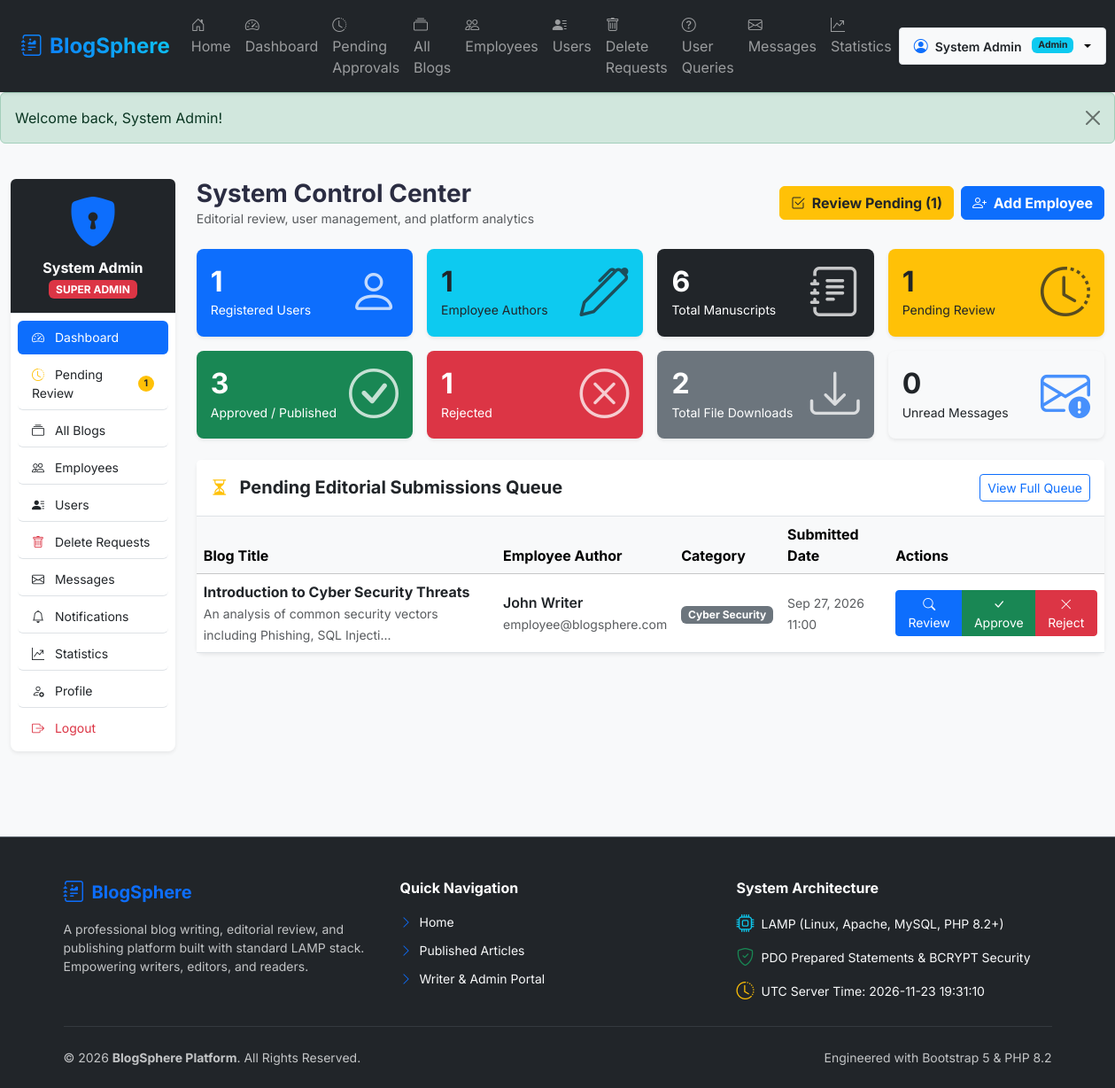
Page /admin/dashboard.php (signed in) on the committed database.
### tables this page shows
CREATE TABLE `blogs` (
  `id` INT AUTO_INCREMENT PRIMARY KEY,
  `employee_id` INT NOT NULL,
  `category_id` INT DEFAULT NULL,
  `title` VARCHAR(255) NOT NULL,
  `slug` VARCHAR(255) UNIQUE,
  `short_description` TEXT,
  `meta_title` VARCHAR(255) DEFAULT NULL,
  `meta_description` VARCHAR(500) DEFAULT NULL,
  `meta_keywords` VARCHAR(255) DEFAULT NULL,
  `canonical_url` VARCHAR(255) DEFAULT NULL,
  `content` LONGTEXT NOT NULL,
  `content_type` ENUM('text','html') DEFAULT 'text',
  `featured_image` VARCHAR(255) DEFAULT NULL,
  `downloadable_file` VARCHAR(255) DEFAULT NULL,
  `status` ENUM('draft', 'pending', 'approved', 'rejected') DEFAULT 'draft',
  `rejection_reason` TEXT DEFAULT NULL,
  `submitted_at` DATETIME DEFAULT NULL,
  `reviewed_at` DATETIME DEFAULT NULL,
  `reviewed_by` INT DEFAULT NULL,
  `created_at` TIMESTAMP DEFAULT CURRENT_TIMESTAMP,
  `updated_at` TIMESTAMP DEFAULT CURRENT_TIMESTAMP ON UPDATE CURRENT_TIMESTAMP,
  FOREIGN KEY (`employee_id`) REFERENCES `users`(`id`) ON DELETE CASCADE,
  FOREIGN KEY (`category_id`) REFERENCES `categories`(`id`) ON DELETE SET NULL,
  FOREIGN KEY (`reviewed_by`) REFERENCES `users`(`id`) ON DELETE SET NULL
);

CREATE TABLE `users` (
  `id` INT AUTO_INCREMENT PRIMARY KEY,
  `username` VARCHAR(100) UNIQUE NOT NULL,
  `name` VARCHAR(100) NOT NULL,
  `email` VARCHAR(150) UNIQUE NOT NULL,
  `password` VARCHAR(255) NOT NULL,
  `role` ENUM('admin','employee','user') NOT NULL DEFAULT 'user',
  `profile_image` VARCHAR(255) DEFAULT NULL,
  `status` ENUM('active','inactive','blocked') DEFAULT 'active',
  `created_at` TIMESTAMP DEFAULT CURRENT_TIMESTAMP
);

CREATE TABLE `categories` (
  `id` INT AUTO_INCREMENT PRIMARY KEY,
  `name` VARCHAR(100) NOT NULL,
  `description` TEXT,
  `created_at` TIMESTAMP DEFAULT CURRENT_TIMESTAMP
);

### admin/dashboard.php (the view, shortened to what the rows shown need)
<?php
$pdo = getDBConnection();
$totalUsers = (int)$pdo->query("SELECT COUNT(*) FROM users WHERE role = 'user'")->fetchColumn();
$totalEmployees = (int)$pdo->query("SELECT COUNT(*) FROM users WHERE role = 'employee'")->fetchColumn();
$totalBlogs = (int)$pdo->query("SELECT COUNT(*) FROM blogs")->fetchColumn();
$pendingBlogsCount = (int)$pdo->query("SELECT COUNT(*) FROM blogs WHERE status = 'pending'")->fetchColumn();
$approvedBlogsCount = (int)$pdo->query("SELECT COUNT(*) FROM blogs WHERE status = 'approved'")->fetchColumn();
$rejectedBlogsCount = (int)$pdo->query("SELECT COUNT(*) FROM blogs WHERE status = 'rejected'")->fetchColumn();
$totalDownloads = (int)$pdo->query("SELECT COUNT(*) FROM blog_downloads")->fetchColumn();
$stmtPending = $pdo->query("
    SELECT b.*, c.name AS category_name, u.name AS employee_name, u.email AS employee_email
    FROM blogs b
    LEFT JOIN categories c ON b.category_id = c.id
    LEFT JOIN users u ON b.employee_id = u.id
    WHERE b.status = 'pending'
    ORDER BY b.submitted_at ASC
    LIMIT 6
");
$pendingBlogs = $stmtPending->fetchAll();
include __DIR__ . '/../includes/header.php';
?>
<div class="container-fluid py-4">
    <div class="row">
        <div class="col-lg-10 col-md-9">
            <div class="row g-3 mb-4">
                <div class="col-6 col-md-3 col-xl-3">
                    <a href="<?= BASE_URL ?>admin/users.php" class="stat-card-link h-100">
                        <div class="card border-0 shadow-sm bg-primary text-white p-3 rounded-3 h-100">
                            <div class="d-flex justify-content-between align-items-center">
                                <div>
                                    <h2 class="fw-bold mb-0 text-white"><?= $totalUsers ?></h2>
                                </div>
                            </div>
                        </div>
                    </a>
                </div>
                <div class="col-6 col-md-3 col-xl-3">
                    <a href="<?= BASE_URL ?>admin/employees.php" class="stat-card-link h-100">
                        <div class="card border-0 shadow-sm bg-info text-dark p-3 rounded-3 h-100">
                            <div class="d-flex justify-content-between align-items-center">
                                <div>
                                    <h2 class="fw-bold mb-0 text-dark"><?= $totalEmployees ?></h2>
                                </div>
                            </div>
                        </div>
                    </a>
                </div>
                <div class="col-6 col-md-3 col-xl-3">
                    <a href="<?= BASE_URL ?>admin/blogs.php" class="stat-card-link h-100">
                        <div class="card border-0 shadow-sm bg-dark text-white p-3 rounded-3 h-100">
                            <div class="d-flex justify-content-between align-items-center">
                                <div>
                                    <h2 class="fw-bold mb-0 text-white"><?= $totalBlogs ?></h2>
                                </div>
                            </div>
                        </div>
                    </a>
                </div>
                <div class="col-6 col-md-3 col-xl-3">
                    <a href="<?= BASE_URL ?>admin/pending_blogs.php" class="stat-card-link h-100">
                        <div class="card border-0 shadow-sm bg-warning text-dark p-3 rounded-3 h-100">
                            <div class="d-flex justify-content-between align-items-center">
                                <div>
                                    <h2 class="fw-bold mb-0 text-dark"><?= $pendingBlogsCount ?></h2>
                                </div>
                            </div>
                        </div>
                    </a>
                </div>
                <div class="col-6 col-md-3 col-xl-3">
                    <a href="<?= BASE_URL ?>admin/blogs.php?status=approved" class="stat-card-link h-100">
                        <div class="card border-0 shadow-sm bg-success text-white p-3 rounded-3 h-100">
                            <div class="d-flex justify-content-between align-items-center">
                                <div>
                                    <h2 class="fw-bold mb-0 text-white"><?= $approvedBlogsCount ?></h2>
                                </div>
                            </div>
                        </div>
                    </a>
                </div>
                <div class="col-6 col-md-3 col-xl-3">
                    <a href="<?= BASE_URL ?>admin/blogs.php?status=rejected" class="stat-card-link h-100">
                        <div class="card border-0 shadow-sm bg-danger text-white p-3 rounded-3 h-100">
                            <div class="d-flex justify-content-between align-items-center">
                                <div>
                                    <h2 class="fw-bold mb-0 text-white"><?= $rejectedBlogsCount ?></h2>
                                </div>
                            </div>
                        </div>
                    </a>
                </div>
                <div class="col-6 col-md-3 col-xl-3">
                    <a href="<?= BASE_URL ?>admin/statistics.php" class="stat-card-link h-100">
                        <div class="card border-0 shadow-sm bg-secondary text-white p-3 rounded-3 h-100">
                            <div class="d-flex justify-content-between align-items-center">
                                <div>
                                    <h2 class="fw-bold mb-0 text-white"><?= $totalDownloads ?></h2>
                                </div>
                            </div>
                        </div>
                    </a>
                </div>
                <div class="col-6 col-md-3 col-xl-3">
                    <a href="<?= BASE_URL ?>admin/messages.php" class="stat-card-link h-100">
                        <div class="card border-0 shadow-sm bg-light text-dark p-3 rounded-3 border h-100">
                            <div class="d-flex justify-content-between align-items-center">
                                <div>
                                    <h2 class="fw-bold mb-0 text-dark"><?= $unreadMessages ?></h2>
                                </div>
                            </div>
                        </div>
                    </a>
                </div>
            </div>
            <div class="card border-0 shadow-sm rounded-3">
                <div class="table-responsive">
                    <table class="table table-hover align-middle mb-0">
                        <thead class="table-light">
                            <tr>
                                <th>Blog Title</th>
                                <th>Employee Author</th>
                                <th>Category</th>
                                <th>Submitted Date</th>
                                <th>Actions</th>
                            </tr>
                        </thead>
                        <tbody>
                            <?php if (empty($pendingBlogs)): ?>
                                <tr>
                                    <td colspan="5" class="text-center py-4 text-muted">
                                        <i class="bi bi-check-circle-fill text-success fs-3 d-block mb-1"></i>
                                        All clear! No pending manuscripts awaiting review.
                                    </td>
                                </tr>
                            <?php else: ?>
                                <?php foreach ($pendingBlogs as $pb): ?>
                                    <tr>
                                        <td>
                                            <strong class="d-block text-dark"><?= htmlspecialchars($pb['title']) ?></strong>
                                            <small class="text-muted"><?= htmlspecialchars(substr($pb['short_description'] ?? strip_tags($pb['content']), 0, 70)) ?>...</small>
                                        </td>
                                        <td>
                                            <span class="fw-semibold text-dark d-block"><?= htmlspecialchars($pb['employee_name']) ?></span>
                                            <small class="text-muted"><?= htmlspecialchars($pb['employee_email']) ?></small>
                                        </td>
                                        <td><span class="badge bg-secondary"><?= htmlspecialchars($pb['category_name'] ?? 'General') ?></span></td>
                                        <td><small class="text-muted"><?= formatDate($pb['submitted_at'], 'M d, Y H:i') ?></small></td>
                                        <td>
                                            <div class="btn-group btn-group-sm">
                                                <a href="<?= BASE_URL ?>admin/view_blog.php?id=<?= $pb['id'] ?>" class="btn btn-primary"><i class="bi bi-search"></i> Review</a>
                                                <a href="<?= BASE_URL ?>admin/approve_blog.php?id=<?= $pb['id'] ?>" class="btn btn-success" onclick="return confirm('Approve and publish this blog?');"><i class="bi bi-check-lg"></i> Approve</a>
                                                <a href="<?= BASE_URL ?>admin/reject_blog.php?id=<?= $pb['id'] ?>" class="btn btn-danger"><i class="bi bi-x-lg"></i> Reject</a>
                                            </div>
                                        </td>
                                    </tr>
                                <?php endforeach; ?>
                            <?php endif; ?>
                        </tbody>
                    </table>
                </div>
            </div>
        </div>
    </div>
</div>
<?php include __DIR__ . '/../includes/footer.php'; ?>

### rows in the picture
blogs: title "Introduction to Cyber Security Threats", short_description "An analysis of common security vectors including Phishing, SQL Injecti", employee.name "John Writer", employee.email "employee@blogsphere.com", category.name "Cyber Security", submitted_at "Sep 27, 2026 11:00"

### other values in the picture
$_SESSION['user_name'] "System Admin"
$role "Admin"
$flash['message'] "Welcome back, System Admin!"
$pendingBlogsCount "1"
$totalUsers "1"
$totalEmployees "1"
$totalBlogs "6"
$approvedBlogsCount "3"
$rejectedBlogsCount "1"
$totalDownloads "2"
$unreadMessages "0"
